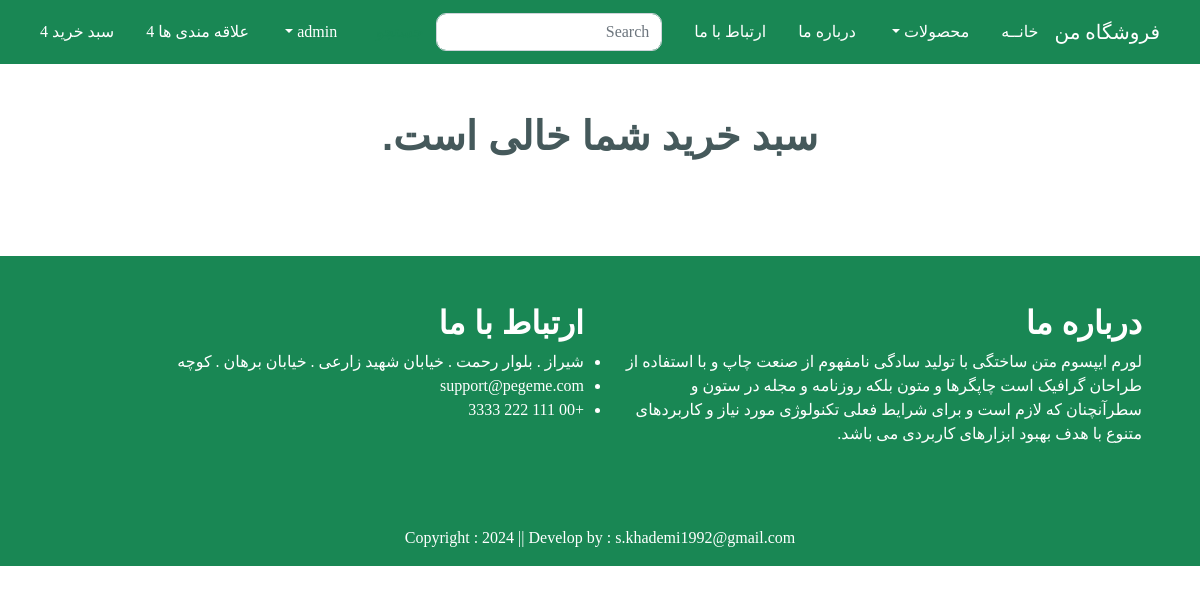
The page /cart/ (signed in) on the database as committed earlier.
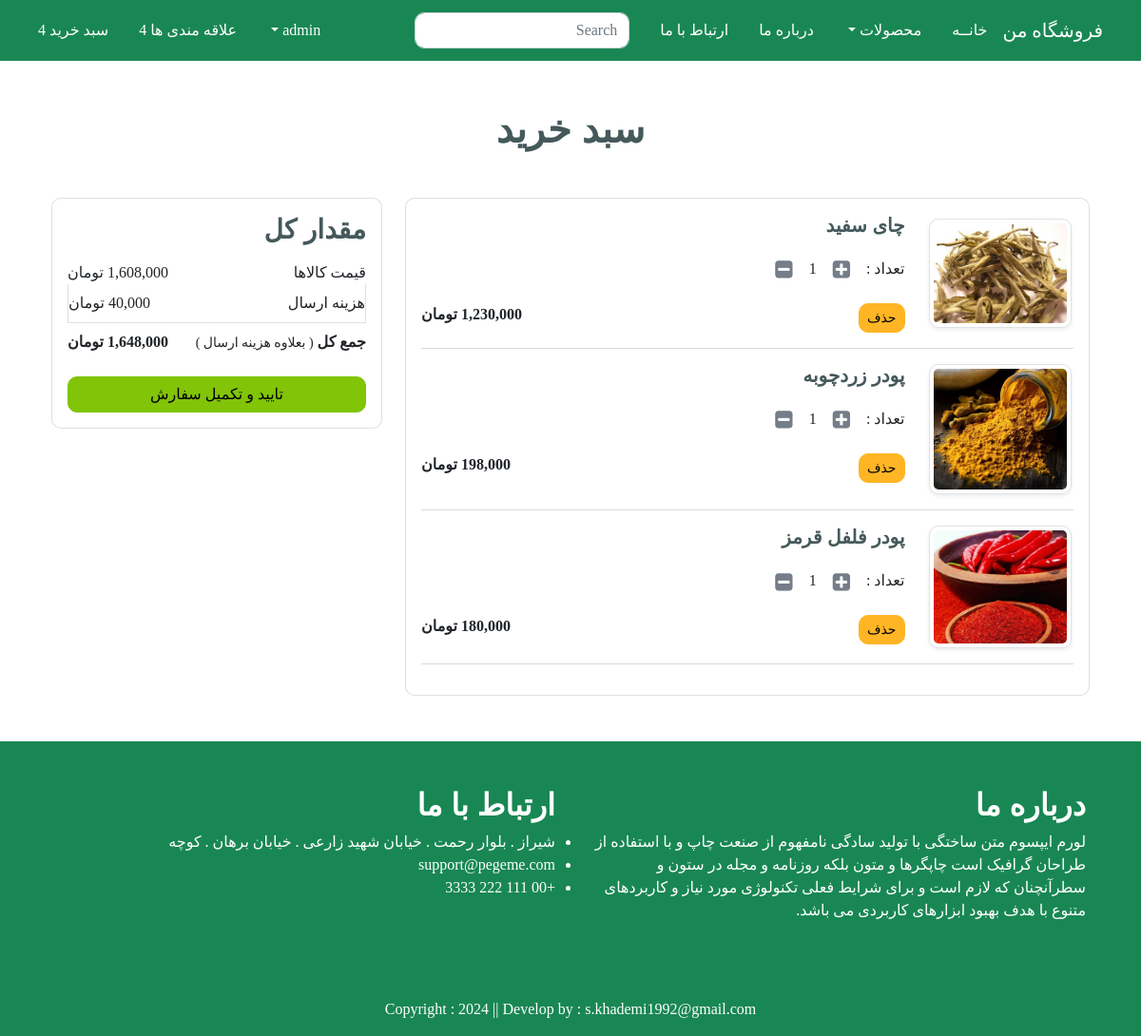
The same page on the database as committed later.
### app/models.py (models this page shows, shortened)
class Cart(models.Model):
    user = models.ForeignKey(User, on_delete=models.CASCADE)
    product = models.ForeignKey(Product, on_delete=models.CASCADE)
    quantity = models.PositiveIntegerField(default=1)

class Product(models.Model):
    title = models.CharField(max_length=100)
    selling_price = models.DecimalField(default=0, decimal_places=0, max_digits=12)
    discounted_price = models.DecimalField(default=0, decimal_places=0, max_digits=12, null=True, blank=True)
    description = models.TextField()
    category = models.CharField(choices=CATEGORY_CHOICES, max_length=2)
    product_image = models.ImageField(upload_to='product')

### app/views.py (the view)
# urls.py: path('cart/', views.show_cart, name='showcart'),
def show_cart(request):
    user = request.user
    cart = Cart.objects.filter(user=user)
    amount = 0
    for p in cart:
        value = p.quantity * p.product.discounted_price
        amount = amount + value
    totalamount = amount + 40000
    return render(request, 'app/addtocart.html', locals())

### app/templates/app/addtocart.html (shortened to what this page needs)
{% extends 'app/base.html' %}
{% load static %}
{% load humanize %}
{% block main-content %}
    <div class="container my-5">
        <div class="row">
            {% if cart %}
            <h1 class="text-center mb-5">سبد خرید</h1>
            <div class="col-sm-8">
                <div class="card">
                    <div class="card-body">
                        {% for item in cart %}
                        <div class="row">
                            <div class="col-sm-3 text-center align-self-center">
                                <img src="{{ item.product.product_image.url }}" alt="" srcset="" class="img-fluid img-thumbnail shadow-sm" height="150" width="150">
                            </div>
                                <div class="col-sm-9">
                                    <div>
                                        <h5>{{ item.product.title }}</h5>
                                        <div class="my-3">
                                            <label for="quantity">تعداد : </label>
                                            <a class="plus-cart btn" pid="{{ item.product.id }}">
                                                <i class="fa fa-plus-square fa-lg"></i>
                                            </a>
                                            <span id="quantity">{{ item.quantity }}</span>
                                            <a class="minus-cart btn" pid="{{ item.product.id }}">
                                                <i class="fa fa-minus-square fa-lg"></i>
                                            </a>
                                        </div>
                                        <div class="d-flex justify-content-between">
                                            <a href="#" class="remove-cart btn btn-sm btn-secondary mr-3" pid="{{ item.product.id }}">حذف</a>
                                            <p class="mb-0">
                                                <span><strong>{{ item.product.discounted_price | intcomma }} تومان</strong></span>
                                            </p>
                                        </div>
                                    </div>
                                </div>
                            </div>
                            <hr class="text-muted">
                            {% endfor %}
                        </div>
                    </div>
                </div>
                <div class="col-sm-4">
                    <div class="card">
                        <div class="card-body">
                            <h3>مقدار کل</h3>
                            <ul class="list-group">
                                <li class="list-group-item d-flex justify-content-between align-items-center border-0 px-0 pb-0">قیمت کالاها<span id="amount">{{ amount | intcomma }} تومان</span></li>
                                <li class="list-group-item d-flex justify-content-between align-items-center px-0">هزینه ارسال<span>40,000 تومان</span></li>
                                <li class="list-group-item d-flex justify-content-between align-items-center border-0 px-0 mb-3">
                                    <div>
                                        <strong>جمع کل </strong><small>( بعلاوه هزینه ارسال )</small>
                                    </div>
                                    <span id="totalamount"><strong>{{ totalamount | intcomma }} تومان</strong></span>
                                </li>
                            </ul>
                            <div class="d-grid"><a href="{% url 'checkout' %}" class="btn btn-primary">تایید و تکمیل سفارش</a></div>
                        </div>
                    </div>
                </div>
                {% else %}
                <h1 class="text-center mb-5">سبد خرید شما خالی است.</h1>
                {% endif %}
            </div>
        </div>
{% endblock main-content %}

### app/templates/app/base.html (shortened to what this page needs)
<!DOCTYPE html>
{% load static %}
<html lang="fa" dir="rtl">
<head>
    <link href="https://cdn.jsdelivr.net/npm/bootstrap@5.3.3/dist/css/bootstrap.min.css" rel="stylesheet">
    <link rel="stylesheet" href="{% static 'app/css/all.min.css' %}">
    <link rel="stylesheet" href="{% static 'app/css/owl.carousel.min.css' %}">
    <link rel="stylesheet" href="{% static 'app/css/style.css' %}">
    <link rel="stylesheet" href="{% static 'app/css/font-awesome.min.css' %}">
    <link rel="stylesheet" href="{% static 'app/css/responsive.css' %}">
    <link rel="stylesheet" href="{% static 'app/css/bootstrap.min.css' %}">
</head>
<body class="font" dir="rtl">
    <nav class="navbar sticky-top navbar-expand-lg navbar-dark bg-success">
        <div class="container-fluid my-1">
            <a class="navbar-brand" href="{% url 'home' %}">فروشگاه من</a>
            <div class="collapse navbar-collapse" id="navbarSupportedContent">
                <ul class="navbar-nav mb-2 mb-lg-0">
                    <li class="nav-item mx-2">
                        <a class="nav-link active" aria-current="page" href="{% url 'home' %}">خانــه</a>
                    </li>
                    <li class="nav-item dropdown mx-2">
                        <a class="nav-link dropdown-toggle text-white" href="#" role="button" data-bs-toggle="dropdown" aria-expanded="false">محصولات </a>
                    </li>
                    <li class="nav-item mx-2">
                        <a class="nav-link text-white" href="{% url 'about' %}">درباره ما</a>
                    </li>
                    <li class="nav-item mx-2">
                        <a class="nav-link text-white" href="{% url 'contact' %}">ارتباط با ما</a>
                    </li>
                </ul>
                <form class="d-flex mx-2" role="search">
                    <input class="form-control me-2" type="search" placeholder="Search" aria-label="Search">
                    <button class="btn btn-outline-success" type="submit">جستجو</button>
                </form>
            </div>
            <div>
                <ul class="navbar-nav me-auto mb-2 mb-lg-0">
                    {% if user.is_authenticated %}
                    <li class="nav-item dropdown mx-2">
                        <a class="nav-link dropdown-toggle text-white" href="#" id="profileDropdown" role="button" data-bs-toggle="dropdown" aria-expanded="false">{{ request.user.username }} </a>
                    </li>
                    {% endif %}
                    <li class="nav-item mx-2">
                        <a href="#" class="nav-link text-white">علاقه مندی ها 4</a>
                    </li>
                    <li class="nav-item mx-2">
                        <a href="#" class="nav-link text-white">سبد خرید 4</a>
                    </li>
                </ul>
            </div>
        </div>
    </nav>
{% block main-content %}{% endblock main-content %}
	<div class="text-white bg-success py-5">
		<div class="container">
			<div class="row">
				<div class="col-lg-6 col-md-6 px-3">
					<div class="about-widget">
						<h2 class="fs-sm-1 text-white">درباره ما</h2>
						<p>
                            لورم ایپسوم متن ساختگی با تولید سادگی نامفهوم از صنعت چاپ و با استفاده از طراحان گرافیک است چاپگرها و متون بلکه روزنامه و مجله در ستون و سطرآنچنان که لازم است و برای شرایط فعلی تکنولوژی مورد نیاز و کاربردهای متنوع با هدف بهبود ابزارهای کاربردی می باشد.
                        </p>
					</div>
				</div>
				<div class="col-lg-6 col-md-6 px-3">
					<div class="footer-box get-in-touch">
						<h2 class="widget-title text-white">ارتباط با ما</h2>
						<ul>
							<li>شیراز . بلوار رحمت . خیابان شهید زارعی . خیابان برهان . کوچه</li>
							<li>support@pegeme.com</li>
							<li>+00 111 222 3333</li>
						</ul>
					</div>
				</div>
			</div>
		</div>
	</div>
    <footer class="py-3 bg-success col-lg-12 col-md-12">
        <div class="container">
            <p class="m-0 text-center text-white">Copyright : 2024 || Develop by : s.khademi1992@gmail.com</p>
        </div>
    </footer>
</body>
</html>

### app/static/app/css/style.css (style rules this page uses)
* { margin: 0; padding: 0; box-sizing: border-box; }
.font { font-family: font; }

Rows that differ between the two databases and show on the page:
added Cart: product.product_image (picture), product "چای سفید", quantity "1", product.discounted_price "1,230,000"
added Cart: product.product_image (picture), product "پودر زردچوبه", quantity "1", product.discounted_price "198,000"
added Cart: product.product_image (picture), product "پودر فلفل قرمز", quantity "1", product.discounted_price "180,000"
Other text that changed with them:
{{ amount | intcomma }}: (not shown) → "1,608,000"
{{ totalamount | intcomma }}: (not shown) → "1,648,000"
text no longer shown: "سبد خرید شما خالی است."
text now shown: "سبد خرید مقدار کل قیمت کالاها تومان هزینه ارسال 40,000 تومان جمع کل ( بعلاوه هزینه ارسال ) تومان تایید و تکمیل سفارش"
